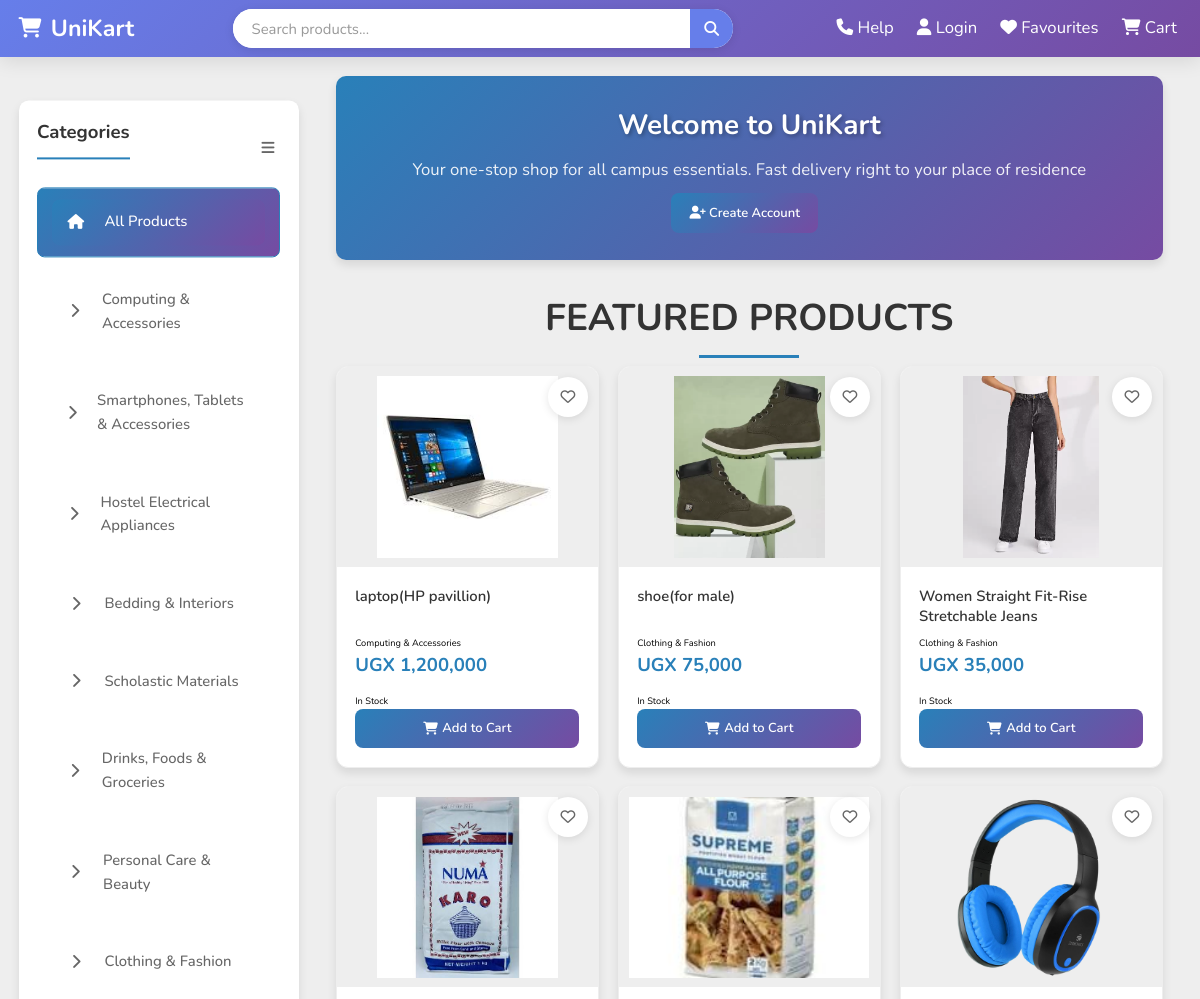
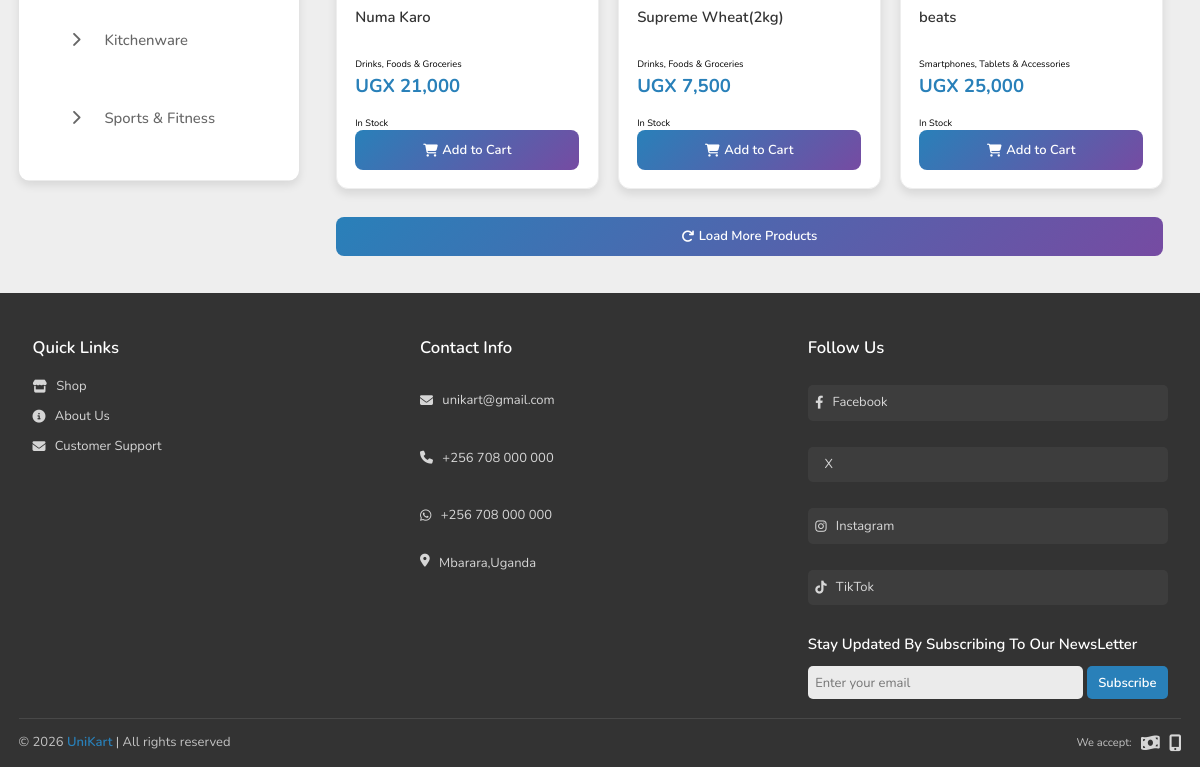
The app's page /legacy/home.php with its own data (2 pictures, top to bottom).
### tables this page shows
CREATE TABLE IF NOT EXISTS `products` (
  `product_id` int NOT NULL AUTO_INCREMENT,
  `supplier_id` int DEFAULT NULL,
  `category` varchar(100) DEFAULT NULL,
  `name` varchar(100) DEFAULT NULL,
  `description` text,
  `price` decimal(10,2) DEFAULT NULL,
  `stock` int DEFAULT NULL,
  `image_url` varchar(255) DEFAULT NULL,
  `created_at` timestamp NOT NULL DEFAULT CURRENT_TIMESTAMP,
  `hot_deal` tinyint(1) DEFAULT '0',
  `featured` tinyint(1) DEFAULT '0',
  PRIMARY KEY (`product_id`),
  KEY `supplier_id` (`supplier_id`)
);

### legacy/home.php (the view, shortened to what this page needs)
<?php
include 'components/connect.php';
if(isset($_SESSION['user_id'])){
   $user_id = $_SESSION['user_id'];
}else{
   $user_id = '';
}
$user_wishlist = [];
$categories = [
    'computing' => 'Computing & Accessories',
    'smartphones' => 'Smartphones, Tablets & Accessories',
    'appliances' => 'Hostel Electrical Appliances',
    'bedding' => 'Bedding & Interiors',
    'scholastic' => 'Scholastic Materials',
    'groceries' => 'Drinks, Foods & Groceries',
    'personal' => 'Personal Care & Beauty',
    'clothing' => 'Clothing & Fashion',
    'kitchenware' => 'Kitchenware',
    'sports' => 'Sports & Fitness'
];
$current_category_value = '';
if ($current_category_value !== '') {
    $select_products = $conn->prepare("SELECT * FROM `products` WHERE category = ? LIMIT 100");
    $select_products->execute([$current_category_value]);
} else {
    $select_products = $conn->prepare("SELECT * FROM `products` LIMIT 100");
    $select_products->execute();
}
?>
<!DOCTYPE html>
<html lang="en">
<head>
    <link rel="stylesheet" href="https://cdnjs.cloudflare.com/ajax/libs/font-awesome/6.4.0/css/all.min.css">
    <link rel="stylesheet" href="css/style.css">
</head>
<body>
    <?php
    if(isset($_SESSION['user_id']) && $_SESSION['user_id'] != '') {
        include 'components/user_header.php';
    } else {
        include 'components/guest_user_header.php';
    }
    ?>
    <div class="modern-layout">
        <aside id="modernSidebar" class="modern-sidebar">
            <div class="sidebar-header">
                <h3>Categories</h3>
                <button id="sidebar-collapse-btn" class="sidebar-collapse-btn" aria-label="Collapse categories">
                    <i class="fas fa-bars"></i>
                </button>
            </div>
            <ul class="modern-category-list">
                <li class="modern-category-item <?= $current_category_value === '' ? 'active' : '' ?>">
                    <a href="home.php">
                        <i class="fas fa-home"></i>
                        <span>All Products</span>
                    </a>
                </li>
                <?php foreach($categories as $value => $label): ?>
                <li class="modern-category-item <?= $current_category_value === $value ? 'active' : '' ?>">
                    <a href="home.php?category=<?= $value ?>">
                        <i class="fas fa-chevron-right"></i>
                        <span><?= $label ?></span>
                    </a>
                </li>
                <?php endforeach; ?>
            </ul>
        </aside>
        <main class="modern-content">
            <div class="welcome-banner">
                <h1>
                    <?php if(isset($_SESSION['user_id'])): ?>
                        Welcome to Unikart
                    <?php else: ?>
                        Welcome to UniKart
                    <?php endif; ?>
                </h1>
                <p>Your one-stop shop for all campus essentials. Fast delivery right to your place of residence</p>
                <?php if(!isset($_SESSION['user_id'])): ?>
                    <div style="margin-top: 1rem;">
                        <a href="user_register.php" class="modern-add-cart" style="display: inline-block; width: auto; padding: 1rem 2rem; margin-right: 1rem;">
                            <i class="fas fa-user-plus"></i> Create Account
                        </a>
                    </div>
                <?php endif; ?>
            </div>
            <div class="section-header">
                <h2 class="heading">
                    <?= $current_category_value !== '' ? $categories[$current_category_value] : 'Featured Products' ?>
                </h2>
            </div>
            <div class="modern-products-grid">
                <?php if($select_products->rowCount() > 0): ?>
                    <?php while($fetch_product = $select_products->fetch(PDO::FETCH_ASSOC)):
                        $is_favorited = in_array($fetch_product['product_id'], $user_wishlist);
                    ?>
                        <form action="" method="post" class="modern-product-card" data-category="<?= $fetch_product['category'] ?>">
                        <div class="modern-product-image">
                            <?php
                            $image_file = $fetch_product['image_url'] ?? '';
                            $image_path = "uploaded_img/" . $image_file;
                            if(!empty($image_file) && file_exists($image_path)):
                            ?>
                                <img src="<?= $image_path ?>" alt="<?= htmlspecialchars($fetch_product['name']) ?>">
                            <?php else: ?>
                                <div class="no-image-placeholder">
                                    <i class="fas fa-image"></i>
                                </div>
                            <?php endif; ?>
                            <?php if($user_id != ''): ?>
                            <button type="submit" name="add_to_wishlist" class="modern-wishlist-btn <?= $is_favorited ? 'favorited' : '' ?>" <?= $is_favorited ? 'disabled' : '' ?>>
                                <i class="<?= $is_favorited ? 'fas' : 'far' ?> fa-heart"></i>
                            </button>
                            <?php else: ?>
                            <a href="user_login.php" class="modern-wishlist-btn">
                                <i class="far fa-heart"></i>
                            </a>
                            <?php endif; ?>
                        </div>
                        <div class="modern-product-info">
                            <div class="modern-product-name"><?= htmlspecialchars($fetch_product['name']) ?></div>
                            <div class="modern-product-category"><?= $categories[$fetch_product['category']] ?? $fetch_product['category'] ?></div>
                            <div class="modern-product-price">UGX <?= number_format($fetch_product['price']) ?></div>
                            <?php if($fetch_product['stock'] > 0): ?>
                                <div class="stock-available">In Stock</div>
                            <?php else: ?>
                                <div class="stock-out">Out of Stock</div>
                            <?php endif; ?>
                            <div class="modern-product-controls">
                                <?php if($fetch_product['stock'] > 0): ?>
                                    <?php if($user_id != ''): ?>
                                        <button type="submit" name="add_to_cart" class="modern-add-cart">
                                            <i class="fas fa-shopping-cart"></i> Add to Cart
                                        </button>
                                    <?php else: ?>
                                        <a href="user_login.php" class="modern-add-cart" style="display: flex; align-items: center; justify-content: center; gap: 0.5rem;">
                                            <i class="fas fa-shopping-cart"></i> Add to Cart
                                        </a>
                                    <?php endif; ?>
                                <?php else: ?>
                                    <button type="button" class="modern-add-cart" disabled style="background: var(--light-color); color: var(--light-color);">
                                        <i class="fas fa-times"></i> Out of Stock
                                    </button>
                                <?php endif; ?>
                            </div>
                        </div>
                    </form>
                    <?php endwhile; ?>
                <?php endif; ?>
            </div>
            <?php if($select_products->rowCount() > 0): ?>
            <div class="load-more-section">
                <a href="home.php<?= $current_category_value ? '?category=' . $current_category_value : '' ?>" class="modern-add-cart load-more-btn">
                    <i class="fas fa-redo"></i> Load More Products
                </a>
            </div>
            <?php endif; ?>
        </main>
    </div>
    <?php include 'components/footer.php'; ?>
</body>
</html>

### legacy/components/guest_user_header.php (shortened to what this page needs)
<?php
$user_id = isset($user_id) ? $user_id : 0;
?>
<header class="uniform-header">
    <nav class="uniform-nav">
        <a href="home.php" class="uniform-logo">
            <i class="fas fa-shopping-cart"></i>
            UniKart
        </a>
        <div class="uniform-search">
            <form action="search_page.php" method="post">
                <input type="text" name="search_box" placeholder="Search products..." required>
                <button type="submit"><i class="fas fa-search"></i></button>
            </form>
        </div>
        <div class="uniform-icons">
            <a href="contact.php" class="uniform-icon help-icon" title="Help">
                <i class="fas fa-phone"></i>
                <span class="icon-text">Help</span>
            </a>
            <?php if($user_id): ?>
                <a href="update_user.php" class="uniform-icon account-icon" title="My Account">
                    <i class="fas fa-user"></i>
                    <span class="icon-text">Account</span>
                </a>
            <?php else: ?>
                <a href="user_login.php" class="uniform-icon account-icon" title="Login">
                    <i class="fas fa-user"></i>
                    <span class="icon-text">Login</span>
                </a>
            <?php endif; ?>
            <a href="wishlist.php" class="uniform-icon wishlist-icon" title="Wishlist">
                <i class="fas fa-heart"></i>
                <span class="icon-text">Favourites</span>
            </a>
            <a href="cart.php" class="uniform-icon cart-icon" title="Cart">
                <i class="fas fa-shopping-cart"></i>
                <span class="icon-text">Cart</span>
            </a>
        </div>
    </nav>
</header>

### legacy/components/footer.php (shortened to what this page needs)
<footer class="footer">
   <section class="grid">
      <div class="box">
         <h3>Quick Links</h3>
         <a href="shop.php"><i class="fas fa-store"></i> Shop</a>
         <a href="about.php"><i class="fas fa-info-circle"></i> About Us</a>
         <a href="contact.php"><i class="fas fa-envelope"></i> Customer Support</a>
      </div>
      <div class="box">
         <h3>Contact Info</h3>
         <div class="contact-info">
            <a href="mailto:unikart@gmail.com" class="contact-link">
               <i class="fas fa-envelope"></i> unikart@gmail.com
            </a>
            <a href="tel:+256708000000" class="contact-link">
               <i class="fas fa-phone"></i> +256 708 000 000
            </a>
            <a href="https://wa.me/256708000000" class="contact-link">
               <i class="fab fa-whatsapp"></i> +256 708 000 000
            </a>
            <div class="address">
               <i class="fas fa-map-marker-alt"></i>
               <span> Mbarara,Uganda</span>
            </div>
         </div>
      </div>
      <div class="box">
         <h3>Follow Us</h3>
         <div class="social-links">
            <a href="#" target="_blank" class="social-link">
               <i class="fab fa-facebook-f"></i> Facebook
            </a>
            <a href="#" target="_blank" class="social-link">
               <i class="fab fa-x-twitter"></i> X
            </a>
            <a href="#" target="_blank" class="social-link">
               <i class="fab fa-instagram"></i> Instagram
            </a>
            <a href="#" target="_blank" class="social-link">
               <i class="fab fa-tiktok"></i> TikTok
            </a>
         </div>
         <div class="newsletter">
            <h4>Stay Updated By Subscribing To Our NewsLetter</h4>
            <form class="newsletter-form">
               <input type="email" placeholder="Enter your email" required>
               <button type="submit">Subscribe</button>
            </form>
         </div>
      </div>
   </section>
   <div class="footer-bottom">
      <div class="credit">&copy; <?= date('Y'); ?> <span>UniKart</span> | All rights reserved</div>
      <div class="payment-methods">
         <span>We accept:</span>
         <i class="fas fa-money-bill-wave" title="Cash On Delivery"></i>
         <i class="fas fa-mobile-alt" title="Mobile Money"></i>
      </div>
   </div>
</footer>

### records on screen
products: image_url (picture), name "laptop(HP pavillion)", category "Computing & Accessories", price "1,200,000", stock "In Stock"
products: image_url (picture), name "shoe(for male)", category "Clothing & Fashion", price "75,000", stock "In Stock"
products: image_url (picture), name "Women Straight Fit-Rise Stretchable Jeans", category "Clothing & Fashion", price "35,000", stock "In Stock"
products: image_url (picture), name "Numa Karo", category "Drinks, Foods & Groceries", price "21,000", stock "In Stock"
products: image_url (picture), name "Supreme Wheat(2kg)", category "Drinks, Foods & Groceries", price "7,500", stock "In Stock"
products: image_url+name (picture), name "beats", category "Smartphones, Tablets & Accessories", price "25,000", stock "In Stock"

### other values on screen
$label "Computing & Accessories"
$label "Smartphones, Tablets & Accessories"
$label "Hostel Electrical Appliances"
$label "Bedding & Interiors"
$label "Scholastic Materials"
$label "Drinks, Foods & Groceries"
$label "Personal Care & Beauty"
$label "Clothing & Fashion"
$label "Kitchenware"
$label "Sports & Fitness"
